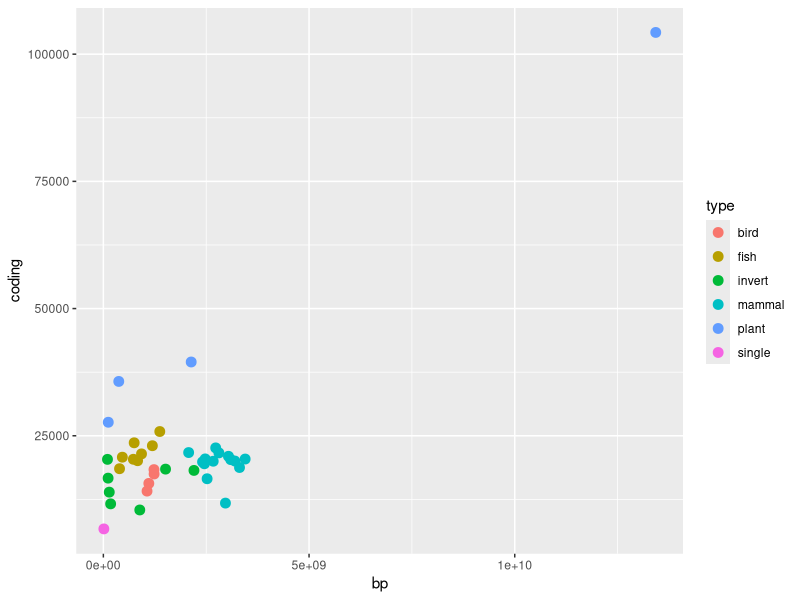
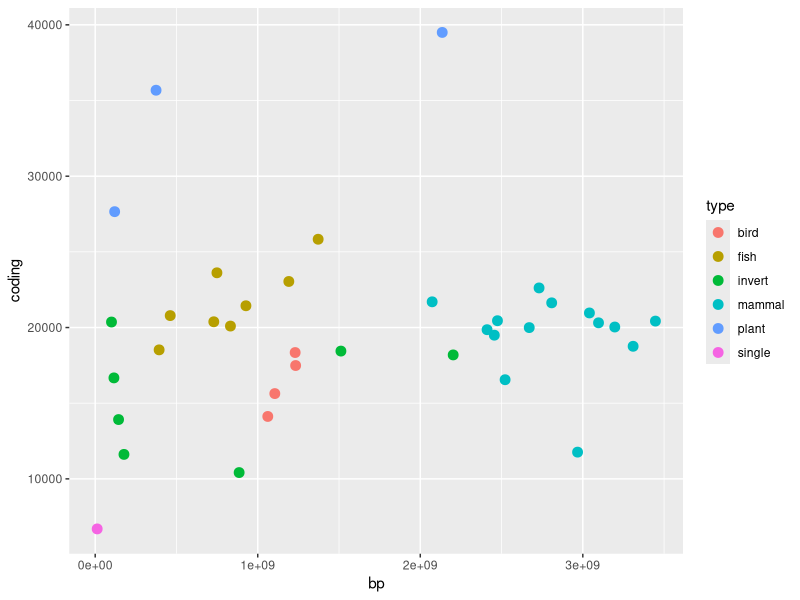
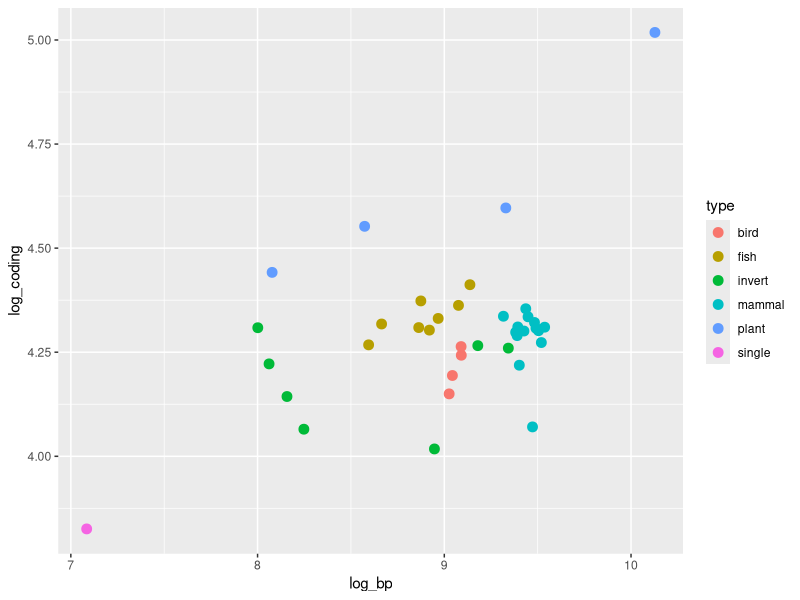
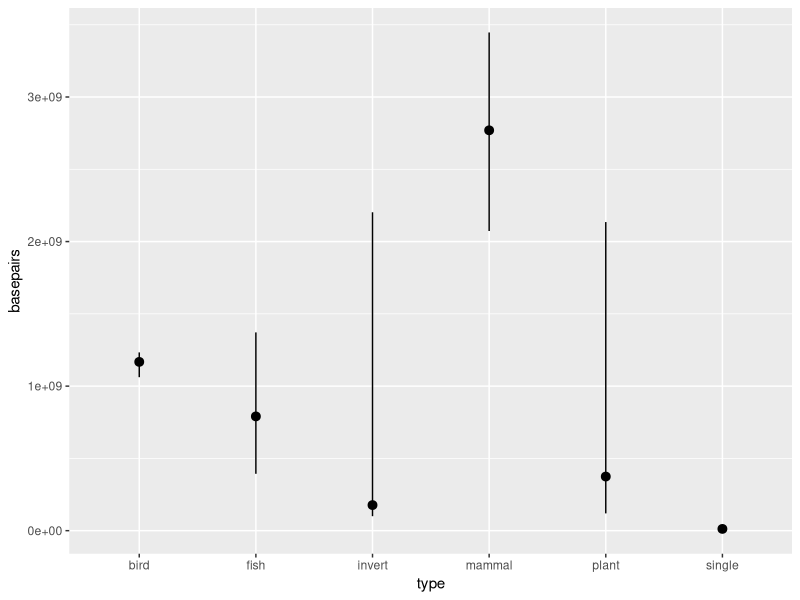
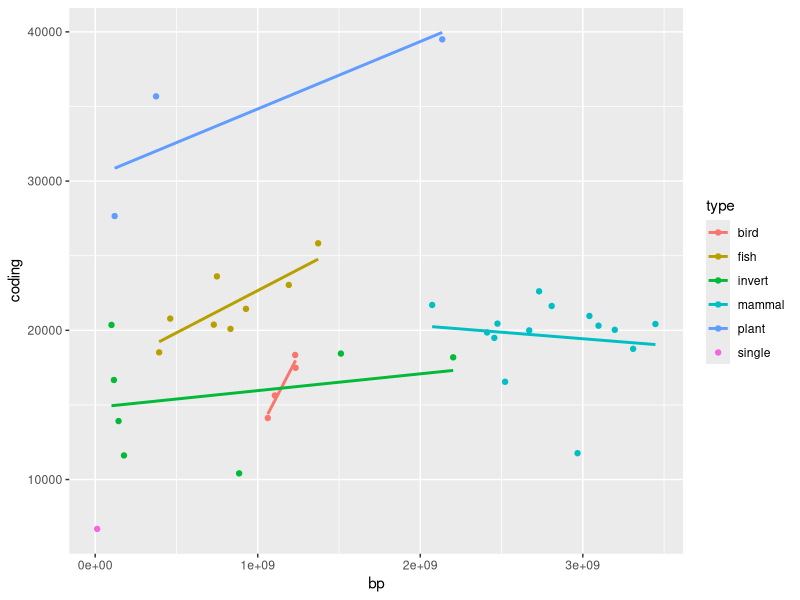
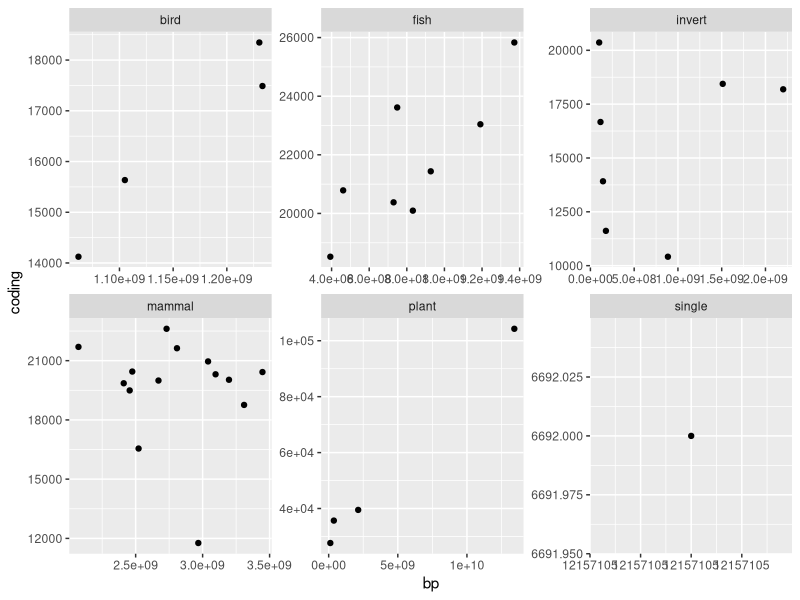

Write the R code that produced these figures, in order.
## ---- chunk 1
orgs <- read.csv("organisms_genes.tsv", sep='\t')
## ---- chunk 2
head(orgs)
table(orgs$type)
## ---- chunk 3
library(ggplot2)
ggplot(orgs, aes(bp, coding, color=type)) +
      geom_point(size=3)
## ---- chunk 4
orgs[which.max(orgs$bp),]
mean(orgs$bp)
## ---- chunk 5
orgs_filter <- orgs[orgs$name != "Wheat",]
ggplot(orgs_filter, aes(bp, coding, color=type)) +
        geom_point(size=3)
## ---- chunk 6
orgs$log_bp <- log10(orgs$bp)
orgs$log_coding <- log10(orgs$coding)
library(dplyr)
orgs <- orgs %>% mutate(log_bp = log10(bp),
                        log_coding = log10(coding))
head(orgs)
ggplot(orgs, aes(log_bp, log_coding, color=type)) +
  geom_point(size=3)
## ---- chunk 7
orgs <- orgs %>% mutate(genes = coding + noncoding)
orgs %>%
  group_by(type) %>%
  summarize(n=n(),
            coding_ratio_mu = mean(coding/genes),
            coding_ratio_sigma = sd(coding/genes))
## ---- chunk 8
orgs_filter %>%
  group_by(type) %>%
  summarize(basepairs=median(bp),
            min=min(bp),
            max=max(bp)) %>%
  ggplot(aes(type, basepairs, ymin=min, ymax=max)) +
          geom_pointrange()
## ---- chunk 9
ggplot(orgs_filter, aes(bp, coding, col=type)) +
        geom_point() + geom_smooth(se=FALSE, method="lm")
## ---- chunk 10
ggplot(orgs, aes(bp, coding)) +
  geom_point() + facet_wrap(~ type, scales="free")
